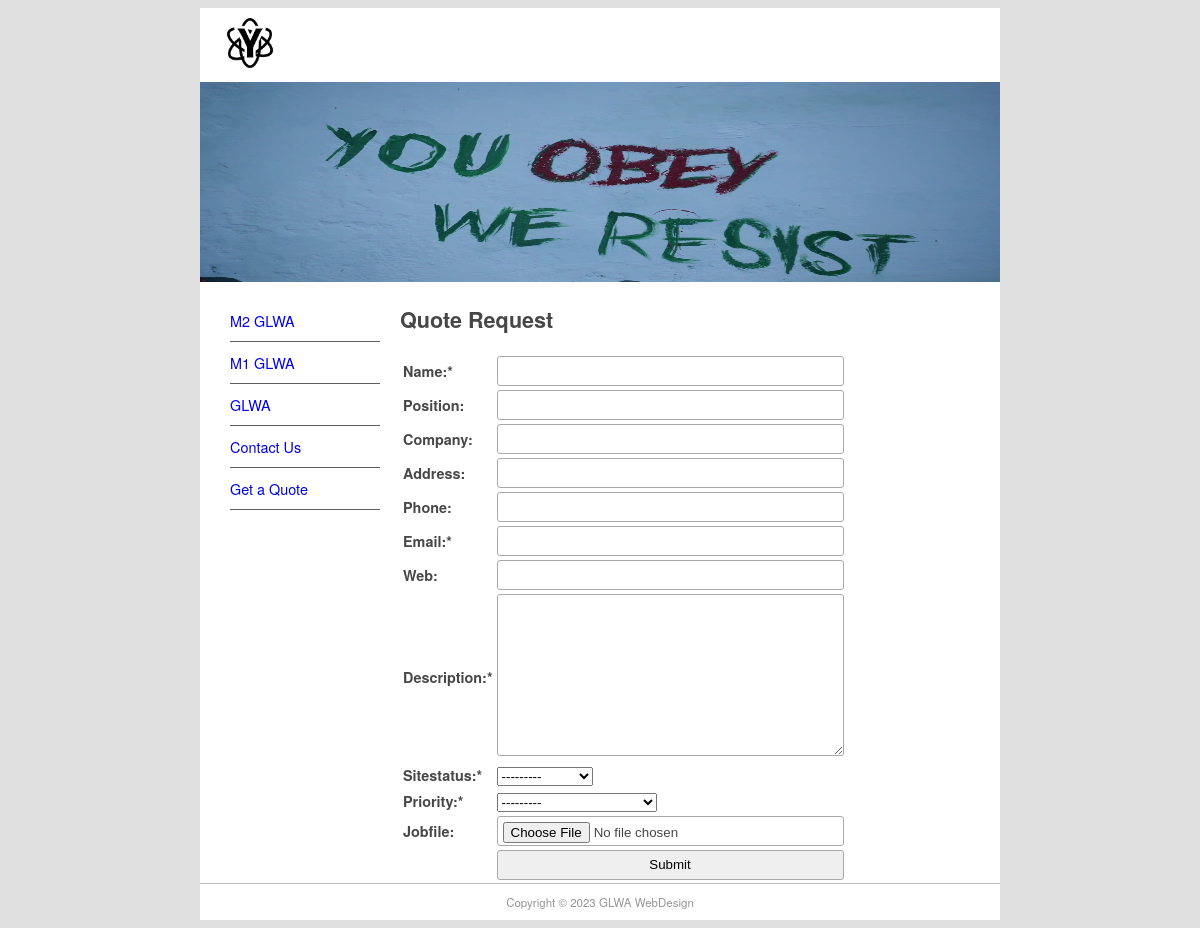
The page /quote/ on the database its author committed.
### pages/models.py (models this page shows, shortened)
class Page(models.Model):
    title=models.CharField(max_length=60)
    permalink=models.CharField(max_length=12,unique=True)
    updatedate=models.DateTimeField(verbose_name="Last Update")
    bodytext = models.TextField("page content",blank=True)

### quotes/views.py (the view)
# urls.py: path('', views.quote_req, name='quote-request'),
def quote_req(request):
    submitted = False
    if request.method == 'POST':
        form = QuoteForm(request.POST, request.FILES)
        if form.is_valid():
            form.save()
            return HttpResponseRedirect('/quote/?submitted=True')
    else:
        form = QuoteForm()
        if 'submitted' in request.GET:
            submitted = True
    return render(request, 'quotes.html',
                  {'form': form,
                   'page_list': Page.objects.all(),
                   'submitted': submitted})

### quotes/forms.py
class QuoteForm(ModelForm):
    required_css_class = 'required'
    class Meta:
        model = Quote
        fields = [
            'name', 'position', 'company', 'address',
            'phone', 'email', 'web', 'description',
            'sitestatus', 'priority', 'jobfile'
        ]

### quotes/templates/quotes.html (shortened to what this page needs)
{% extends "base.html" %}
{% block sidenav %}
    {% for page in page_list %}
        <li><a href="{{ page.permalink }}">{{ page.title }}</a></li>
    {% endfor %}
{% endblock sidenav %}
{% block content %}
    <h1>Quote Request</h1>
    {% if submitted %}
        <p class="success">
            Your quote was submitted successfully. Thank you.
        </p>
    {% else %}
        <form action="" enctype="multipart/form-data" method="post" novalidate>
            <table>
                {{ form.as_table }}
                <tr>
                    <td>&nbsp;</td>
                    <td><input type="submit" value="Submit"></td>
                </tr>
            </table>
        </form>
    {% endif %}
{% endblock content %}

### myfirstwebsite/static/css/main.css (style rules this page uses)
body { background-color: #E0E0E0; font-family: Gotham, "Helvetica Neue", Helvetica, Arial, sans-serif; font-size: 0.9em; text-align: justify; color: #474747; }
#nav li { padding-top: 10px; padding-bottom: 10px; font-size: 1em; list-style-type: none; border-bottom: thin solid #5F5F5F; color: #4C4C4C; left: 0px; list-style-position: inside; margin-left: -10px; }
#nav li a { text-decoration: none; }
input, textarea { width: 100%; padding: 5px !important; -webkit-box-sizing: border-box; -moz-box-sizing: border-box; box-sizing: border-box; border-radius: 3px; border-style: solid; border-width: 1px; border-color: rgb(169, 169, 169) }
input { height: 30px; }
.required label:after { content: "*"; }

### rows shown on the page
Page: title "M2 GLWA"
Page: title "M1 GLWA"
Page: title "GLWA"
